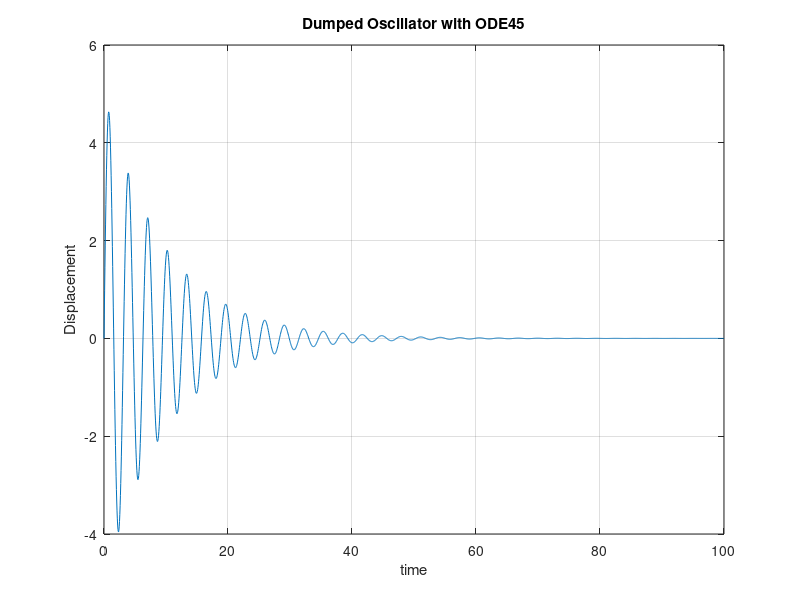
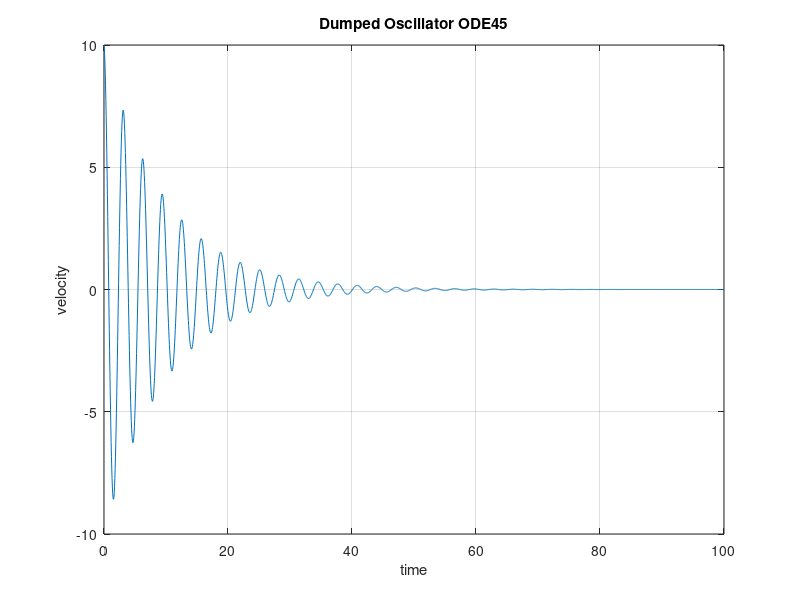
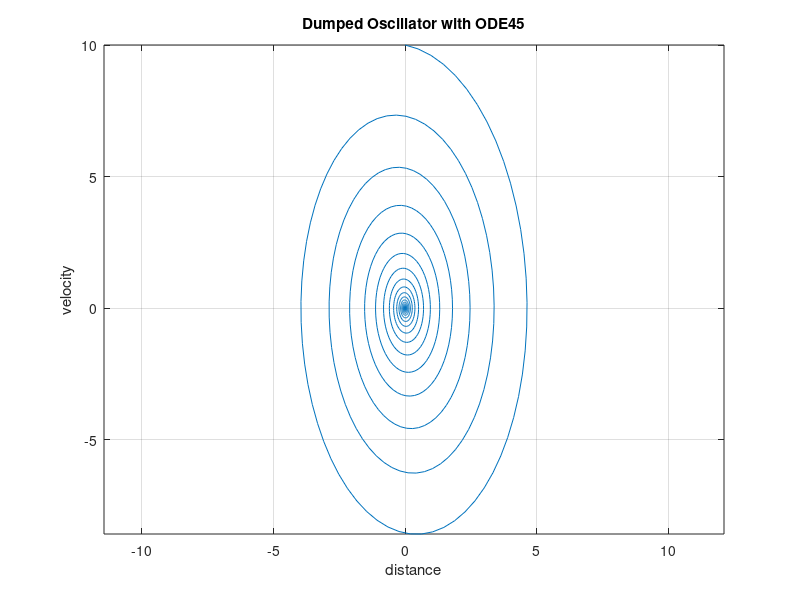

Reproduce these figures in MATLAB, in order.
clear all;
close all;
clf; 
%Dumped Oscillator with ode45
w=2;  %freq

x0=[0,10];  %condin
t=0:0.05:100;    %tf
b=0.2;
m=1;
f=@(t,x)[x(2);-w*w*x(1)-(b/m)*x(2)];
[t,x]=ode45(f,[t],x0);

figure(1);
plot(t,x(:,1))
grid on
xlabel('time');
ylabel('Displacement');
title('Dumped Oscillator with ODE45');

figure(2)
plot(t,x(:,2))
grid on
xlabel('time');
ylabel('velocity');
title('Dumped Oscillator ODE45');


figure(3);
plot(x(:,1),x(:,2))
grid on
xlabel('distance');
ylabel('velocity');
title('Dumped Oscillator with ODE45');
axis equal
